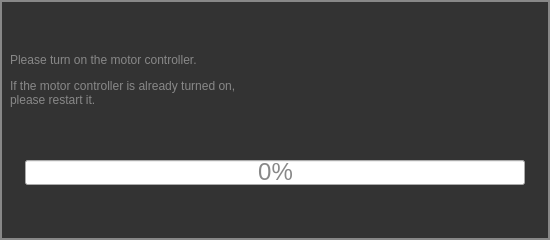
<?xml version="1.0" encoding="UTF-8"?>
<ui version="4.0">
 <class>MotorControllerStartDialog</class>
 <widget class="QDialog" name="MotorControllerStartDialog">
  <property name="geometry">
   <rect>
    <x>0</x>
    <y>0</y>
    <width>550</width>
    <height>240</height>
   </rect>
  </property>
  <property name="focusPolicy">
   <enum>Qt::NoFocus</enum>
  </property>
  <property name="windowTitle">
   <string>Dialog</string>
  </property>
  <property name="styleSheet">
   <string notr="true">QDialog {
background-color : #333;
border: 2px solid #888;
}</string>
  </property>
  <property name="modal">
   <bool>true</bool>
  </property>
  <widget class="QLabel" name="label_motorInstructions">
   <property name="geometry">
    <rect>
     <x>10</x>
     <y>20</y>
     <width>511</width>
     <height>121</height>
    </rect>
   </property>
   <property name="styleSheet">
    <string notr="true">QLabel{
font: 18pt &quot;Sans&quot;;
color : #888;
}</string>
   </property>
   <property name="text">
    <string>&lt;html&gt;&lt;head/&gt;&lt;body&gt;&lt;p&gt;Please turn on the motor controller.&lt;/p&gt;
&lt;p&gt;If the motor controller is already turned on,&lt;br&gt;
please restart it.&lt;/p&gt;&lt;/body&gt;&lt;/html&gt;</string>
   </property>
  </widget>
  <widget class="QProgressBar" name="progress_started">
   <property name="geometry">
    <rect>
     <x>25</x>
     <y>160</y>
     <width>500</width>
     <height>25</height>
    </rect>
   </property>
   <property name="font">
    <font>
     <pointsize>18</pointsize>
    </font>
   </property>
   <property name="styleSheet">
    <string notr="true">QProgressBar {
color : #888;
}
QProgressBar::chunk {
background-color : #500;
}</string>
   </property>
   <property name="maximum">
    <number>100</number>
   </property>
   <property name="value">
    <number>0</number>
   </property>
   <property name="alignment">
    <set>Qt::AlignCenter</set>
   </property>
  </widget>
 </widget>
 <resources/>
 <connections/>
</ui>
